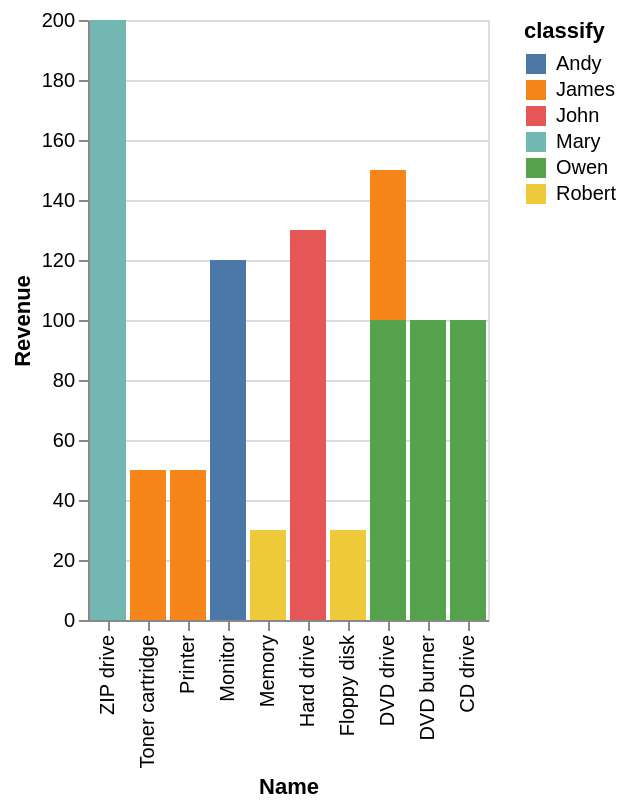

Here is the Vega-Lite specification saved for this chart:
### Vega-Lite specification from a JSON file in a GitHub repository (floating-point values rounded to 4 significant figures)
{"data": {"values": [{"x_data": "ZIP drive", "y_data": 0, "classify": "Andy"}, {"x_data": "Toner cartridge", "y_data": 0, "classify": "Andy"}, {"x_data": "Printer", "y_data": 0, "classify": "Andy"}, {"x_data": "Monitor", "y_data": 120, "classify": "Andy"}, {"x_data": "Memory", "y_data": 0, "classify": "Andy"}, {"x_data": "Hard drive", "y_data": 0, "classify": "Andy"}, {"x_data": "Floppy disk", "y_data": 0, "classify": "Andy"}, {"x_data": "DVD drive", "y_data": 0, "classify": "Andy"}, {"x_data": "DVD burner", "y_data": 0, "classify": "Andy"}, {"x_data": "CD drive", "y_data": 0, "classify": "Andy"}, {"x_data": "ZIP drive", "y_data": 0, "classify": "James"}, {"x_data": "Toner cartridge", "y_data": 50, "classify": "James"}, {"x_data": "Printer", "y_data": 50, "classify": "James"}, {"x_data": "Monitor", "y_data": 0, "classify": "James"}, {"x_data": "Memory", "y_data": 0, "classify": "James"}, {"x_data": "Hard drive", "y_data": 0, "classify": "James"}, {"x_data": "Floppy disk", "y_data": 0, "classify": "James"}, {"x_data": "DVD drive", "y_data": 50, "classify": "James"}, {"x_data": "DVD burner", "y_data": 0, "classify": "James"}, {"x_data": "CD drive", "y_data": 0, "classify": "James"}, {"x_data": "ZIP drive", "y_data": 0, "classify": "John"}, {"x_data": "Toner cartridge", "y_data": 0, "classify": "John"}, {"x_data": "Printer", "y_data": 0, "classify": "John"}, {"x_data": "Monitor", "y_data": 0, "classify": "John"}, {"x_data": "Memory", "y_data": 0, "classify": "John"}, {"x_data": "Hard drive", "y_data": 130, "classify": "John"}, {"x_data": "Floppy disk", "y_data": 0, "classify": "John"}, {"x_data": "DVD drive", "y_data": 0, "classify": "John"}, {"x_data": "DVD burner", "y_data": 0, "classify": "John"}, {"x_data": "CD drive", "y_data": 0, "classify": "John"}, {"x_data": "ZIP drive", "y_data": 200, "classify": "Mary"}, {"x_data": "Toner cartridge", "y_data": 0, "classify": "Mary"}, {"x_data": "Printer", "y_data": 0, "classify": "Mary"}, {"x_data": "Monitor", "y_data": 0, "classify": "Mary"}, {"x_data": "Memory", "y_data": 0, "classify": "Mary"}, {"x_data": "Hard drive", "y_data": 0, "classify": "Mary"}, {"x_data": "Floppy disk", "y_data": 0, "classify": "Mary"}, {"x_data": "DVD drive", "y_data": 0, "classify": "Mary"}, {"x_data": "DVD burner", "y_data": 0, "classify": "Mary"}, {"x_data": "CD drive", "y_data": 0, "classify": "Mary"}, {"x_data": "ZIP drive", "y_data": 0, "classify": "Owen"}, {"x_data": "Toner cartridge", "y_data": 0, "classify": "Owen"}, {"x_data": "Printer", "y_data": 0, "classify": "Owen"}, {"x_data": "Monitor", "y_data": 0, "classify": "Owen"}, {"x_data": "Memory", "y_data": 0, "classify": "Owen"}, {"x_data": "Hard drive", "y_data": 0, "classify": "Owen"}, {"x_data": "Floppy disk", "y_data": 0, "classify": "Owen"}, {"x_data": "DVD drive", "y_data": 100, "classify": "Owen"}, {"x_data": "DVD burner", "y_data": 100, "classify": "Owen"}, {"x_data": "CD drive", "y_data": 100, "classify": "Owen"}, {"x_data": "ZIP drive", "y_data": 0, "classify": "Robert"}, {"x_data": "Toner cartridge", "y_data": 0, "classify": "Robert"}, {"x_data": "Printer", "y_data": 0, "classify": "Robert"}, {"x_data": "Monitor", "y_data": 0, "classify": "Robert"}, {"x_data": "Memory", "y_data": 30, "classify": "Robert"}, {"x_data": "Hard drive", "y_data": 0, "classify": "Robert"}, {"x_data": "Floppy disk", "y_data": 30, "classify": "Robert"}, {"x_data": "DVD drive", "y_data": 0, "classify": "Robert"}, {"x_data": "DVD burner", "y_data": 0, "classify": "Robert"}, {"x_data": "CD drive", "y_data": 0, "classify": "Robert"}]}, "mark": "bar", "encoding": {"x": {"field": "x_data", "type": "nominal", "title": "Name", "sort": "descending"}, "y": {"field": "y_data", "type": "quantitative", "title": "Revenue"}, "color": {"field": "classify"}}}
